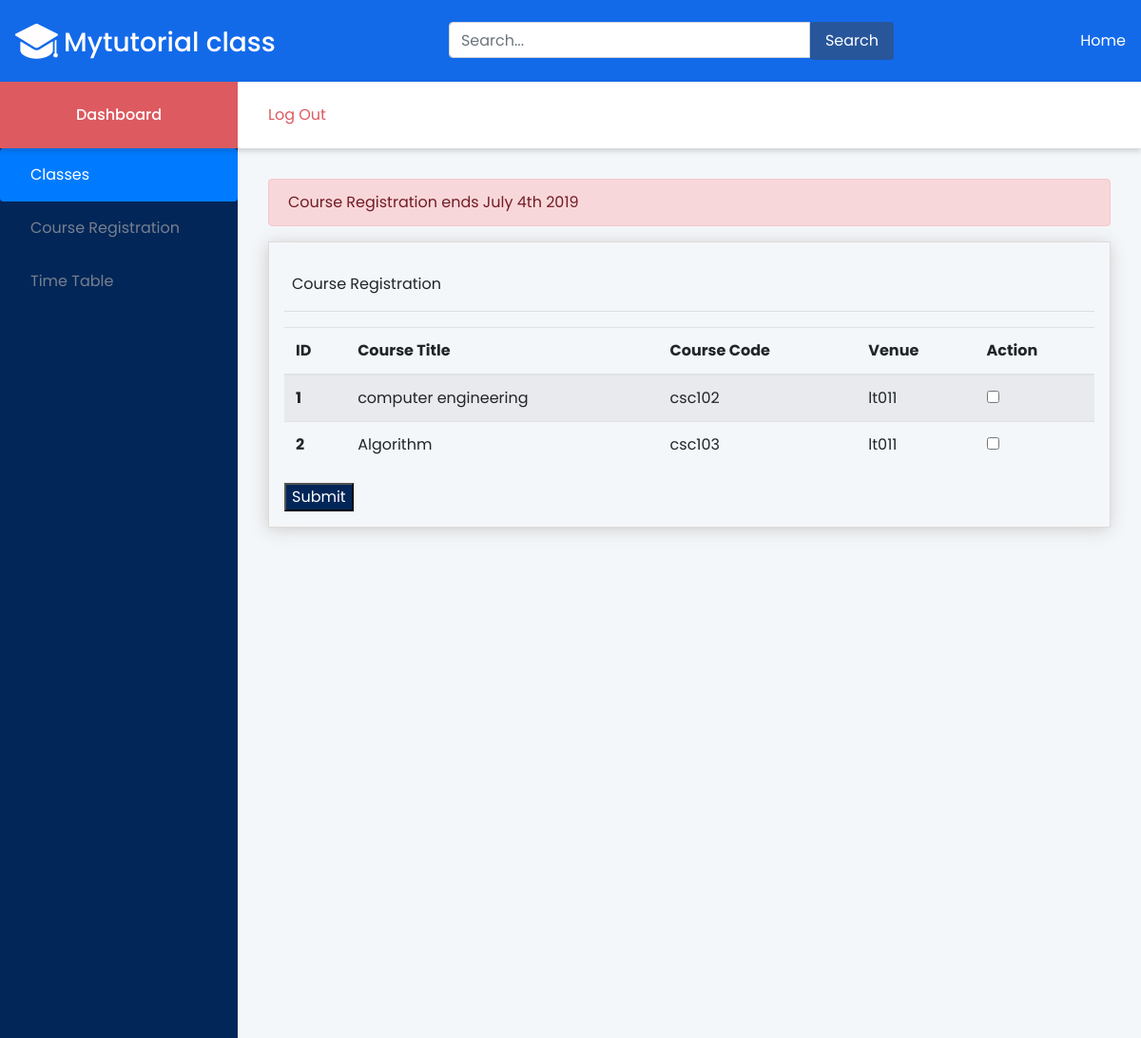
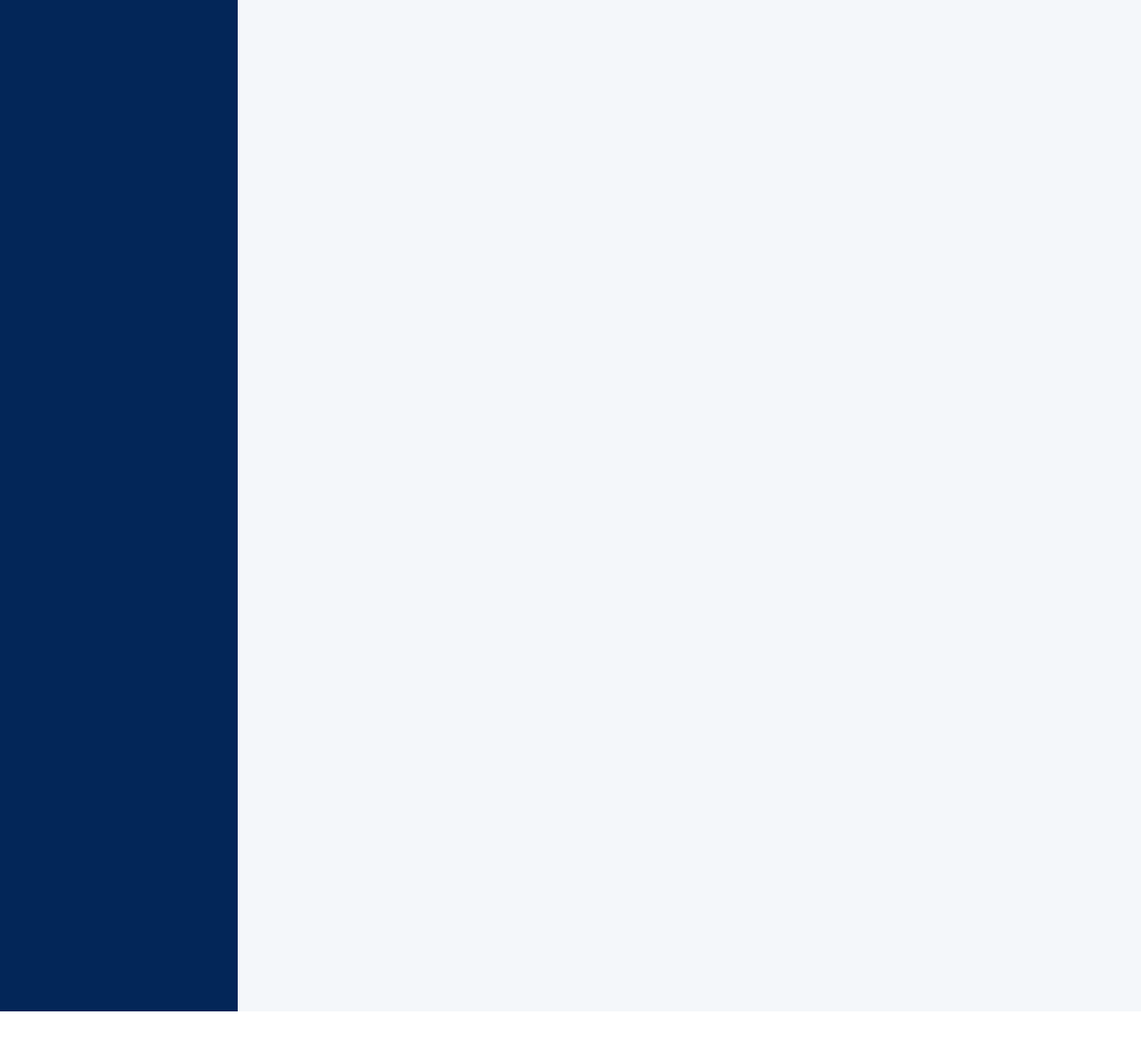
The app's page /portal (signed in) with its own data (2 pictures, top to bottom).
### tables this page shows
CREATE TABLE `venues` (
  `venueId` int(11) NOT NULL AUTO_INCREMENT,
  `venue` varchar(225) NOT NULL,
  `venueCreated` datetime NOT NULL DEFAULT CURRENT_TIMESTAMP,
  `venueUpdated` datetime NOT NULL DEFAULT CURRENT_TIMESTAMP,
  PRIMARY KEY (`venueId`)
);

CREATE TABLE `classes` (
  `classId` int(11) NOT NULL AUTO_INCREMENT,
  `ClassDate` varchar(20) NOT NULL,
  `classPeriod` int(10) DEFAULT NULL,
  `classMax` int(11) NOT NULL,
  `classVenueId` int(11) NOT NULL,
  `classCreated` datetime DEFAULT CURRENT_TIMESTAMP,
  `classUpdated` datetime NOT NULL DEFAULT CURRENT_TIMESTAMP,
  `classCode` varchar(45) NOT NULL,
  `classTitle` varchar(225) NOT NULL,
  PRIMARY KEY (`classId`)
);

### index.php (called while the page is built, shortened)
<?php
require_once('controllers/Conn.php');
require_once('controllers/Queries.php');
require_once('models/Classes.php');
require_once('models/Links.php');
$request = $_SERVER['REQUEST_URI'];
$router = new Router($request);
$router->get('/', 'views/home');
$router->get('/login', 'views/login');
$router->get('/register', 'views/signup');
$router->get('/portal', 'views/portal');

### models/Classes.php (called while the page is built, shortened)
<?php
require_once('Links.php');
class Classes extends Queries
{
    public function getWithVenue()
    {
        $sql = 'SELECT * FROM venues
        INNER JOIN classes ON Venues.venueId=classes.classVenueId';
        $venues = $this->query($sql);
        return $venues;
    }
    public function isRegistered($id)
    {
        $action = new Links();
        $checkifregistered = $action->showByUserId($id);
        if (empty($checkifregistered)) {
            return true;
        } else {
            return false;
        }
    }
}

### controllers/Conn.php (called while the page is built)
<?php
class Conn
{
    private $dbname = 'csc';
    private $host = 'localhost';
    private $username = 'root';
    private $pass = 'PASSWORD';
    public function connect()
    {
        try {
            $conn = new PDO("mysql:host=$this->host;dbname=$this->dbname", $this->username, $this->pass);
            return $conn;
        } catch (PDOexception $e) {
            echo "Datebase error" . $e->getMessage();
            die();
        }
    }
}

### controllers/Queries.php (called while the page is built, shortened)
<?php
class Queries extends Conn
{
    public function findBy($table, $by, $val)
    {
        $sql = 'SELECT * FROM ' . $table . ' WHERE ' . $by . ' = ' . '"' . $val . '"' . ' LIMIT 1';
        $pdosql = $this->connect()->prepare($sql);
        $pdosql->execute();
        $result = $pdosql->fetch();
        return $result;
    }
    public function query($sql)
    {
        $pdoStatement = $this->connect()->prepare($sql);
        $status = $pdoStatement->execute();
        $result = $pdoStatement->fetchAll();
        return $result;
    }
}

### models/Links.php (called while the page is built, shortened)
<?php
class Links extends Queries
{
    public function showByUserId($id)
    {
        $venues = $this->findBy('links', 'linkUserId', $id);
        return $venues;
    }
}

### views/portal.php (the view, shortened to what this page needs)
<?php include('inc/adminheader.php'); ?>
<?php $init  =  new Classes(); ?>
<div class="admin">
    <header class="admin__header">
        <h1 class="logo dashcol">Dashboard</h1>
        <div class="toolbar">
            <a href="logout" class="logout" style="text-decoration:none;">
                Log Out
            </a>
        </div>
    </header>
    <nav class="admin__nav navcol" style="min-height:2000px">
        <div class="nav flex-column nav-pills" id="v-pills-tab" role="tablist" aria-orientation="vertical">
            <a class="nav-link menu__link active" id="v-pills-home-tab" data-toggle="pill" href="#v-pills-home" role="tab" aria-controls="v-pills-home" aria-selected="true">Classes</a>
            <a class="nav-link menu__link" id="v-pills-profile-tab" data-toggle="pill" href="#v-pills-profile" role="tab" aria-controls="v-pills-profile" aria-selected="false">Course Registration</a>
            <a class="nav-link menu__link" id="v-pills-messages-tab" data-toggle="pill" href="#v-pills-messages" role="tab" aria-controls="v-pills-messages" aria-selected="false">Time Table</a>
        </div>
    </nav>
    <main class="admin__main">
        <div class="tab-content" id="v-pills-tabContent">
            <div class="tab-pane fade show active" id="v-pills-home" role="tabpanel" aria-labelledby="v-pills-home-tab">
                <div class="alert alert-danger" role="alert">
                    Course Registration ends July 4th 2019
                </div>
                <div class="bordered-around pl-3 pt-3 pr-3 pb-3">
                    <div class="course_reg pt-3 pl-2">Course Registration</div>
                    <hr>
                    <?php if ($init->isRegistered(($_SESSION['user_id']))) { ?>
                        <form method="post" action="post/postregcourses.php">
                            <table class="table table-striped">
                                <thead>
                                    <tr>
                                        <th scope="col">ID</th>
                                        <th scope="col">Course Title</th>
                                        <th scope="col">Course Code</th>
                                        <th scope="col">Venue</th>
                                        <th scope="col">Action</th>
                                    </tr>
                                </thead>
                                <tbody>
                                    <?php $i = 1; ?>
                                    <?php foreach ($init->getWithVenue() as $value) { ?>
                                        <tr>
                                            <th scope="row"><?php echo $i++ ?></th>
                                            <td><?php echo $value['classTitle'] ?></td>
                                            <td><?php echo $value['classCode'] ?></td>
                                            <td><?php echo $value['venue'] ?></td>
                                            <td><input type="checkbox" value="<?php echo $value['classId'] ?>" name="selectcourse[]"></td>
                                        </tr>
                                    <?php } ?>
                                </tbody>
                            </table>
                            <button type="submit" name="submit" style="background-color:  #032658; color: #fff;">Submit</button>
                        </form>
                    <?php
                } else { ?>
                        <div class="alert alert-info" role="alert">
                            <P>Course Registered Successfully</P>
                        </div>
                    <?php } ?>
                </div>
            </div>
        </div>
    </main>
</div>
</body>
</html>

### assets/css/main.css (style rules this page uses)
body { margin: 0px; z-index: 0px; }
* { font-family: 'Poppins', sans-serif; }

### assets/css/main2.css (style rules this page uses)
*, *::before, *::after { box-sizing: border-box; }
body { height: 100%; overflow-x: hidden; }
.admin { --spacing: 1rem; display: flex; flex-wrap: wrap; display: grid; grid-template-rows: 70px 1fr 70px; grid-template-columns: 250px 1fr; grid-template-areas: "header header" "nav main" "footer footer"; }
.admin__header { display: flex; flex-basis: 100%; grid-area: header; height: 70px; background-color: #fff; box-shadow: 0 3px 6px rgba(0, 0, 0, 0.16); position: relative; }
.admin__nav { flex: 0 0 250px; grid-area: nav; background-color: #313541; }
.admin__main { flex: 1; grid-area: main; padding: var(--spacing); overflow-y: auto; overflow-x: hidden; -webkit-overflow-scrolling: touch; background-color: #f4f7fa; }
@media screen and (min-width: 48rem) { .admin { --spacing: 2rem; } }
a { color: #dc5a60; text-decoration: none; }
.logo { display: flex; flex: 0 0 250px; height: 70px; justify-content: center; align-items: center; position: relative; margin: 0; color: #fff; background-color: #dc5a60; font-size: 1rem; }
.toolbar { display: flex; flex: 1; justify-content: space-between; align-items: center; padding: 0 var(--spacing); }
.menu__link { display: block; padding: 1rem 2rem; color: #76808f; text-decoration: none; }
.bordered-around { border: 1px solid #e0dada; box-shadow: -1px 2px 17px 0px #ccc; }
.navcol { background-color: #032658; }

### records on screen
venues: classes.classTitle "computer engineering", classes.classCode "csc102", venue "lt011", classes.classTitle "Algorithm", classes.classCode "csc103"
